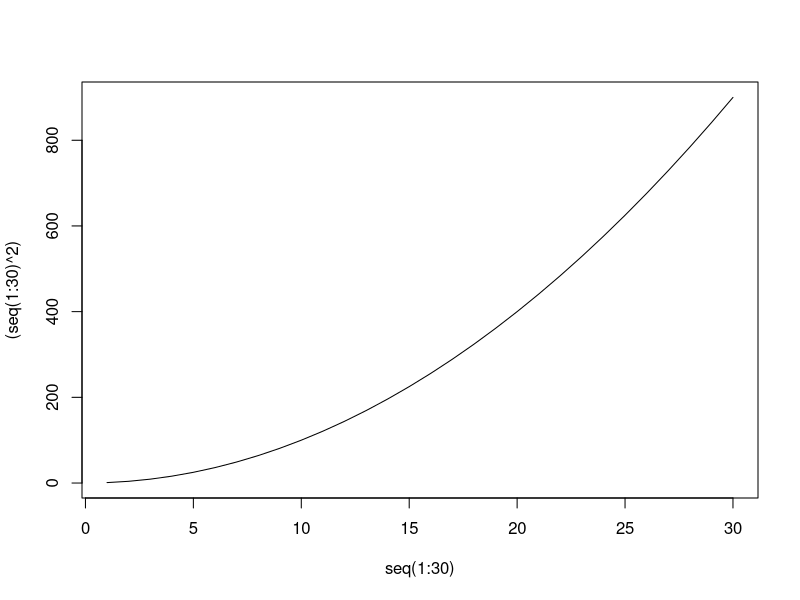

This chart was generated by the following R code:
# this is a test file
# for practicing branches in git 

plot(seq(1:30), (seq(1:30)^2), type='l')

# clean dataset
library(dplyr)

df <- data.frame(cbind(seq(1,10), seq(2,20, 2)))

